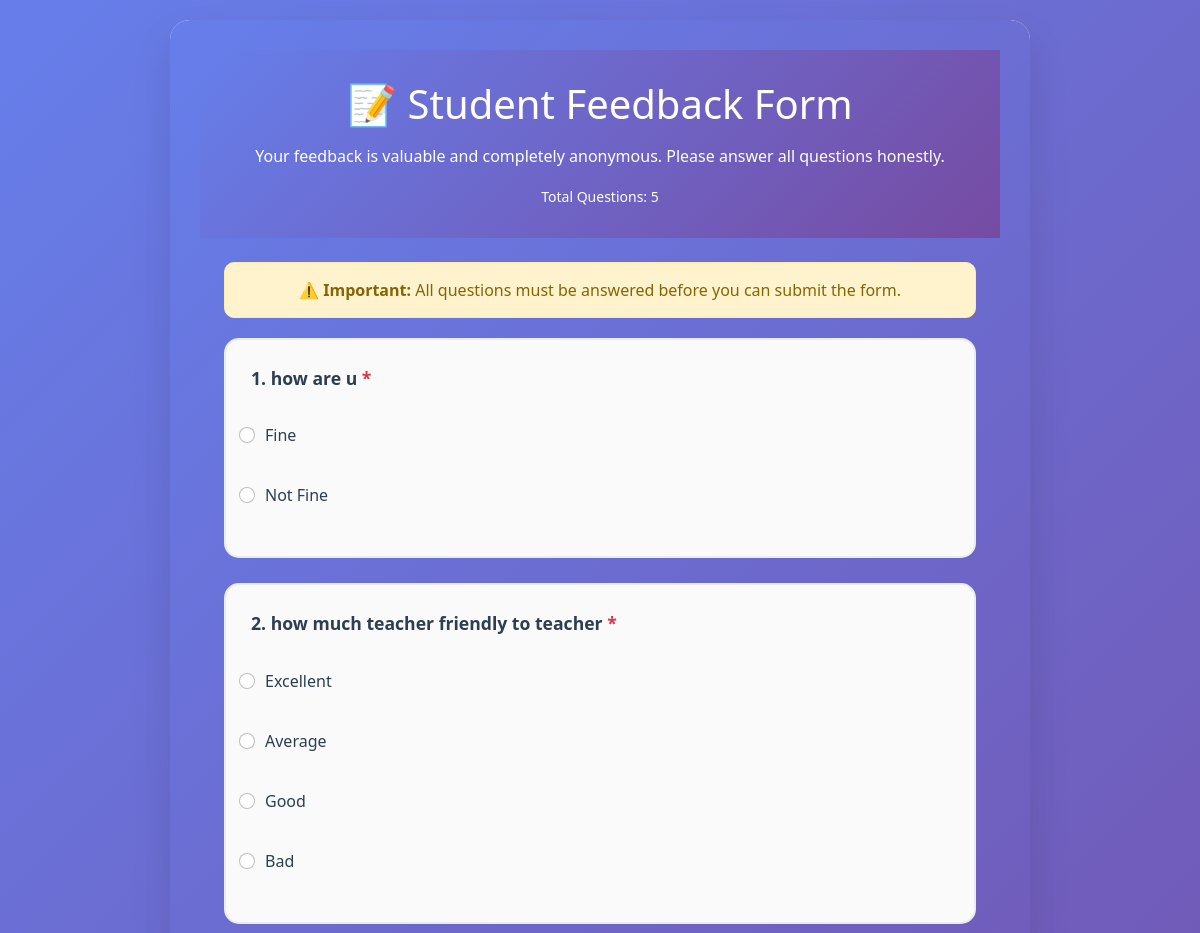
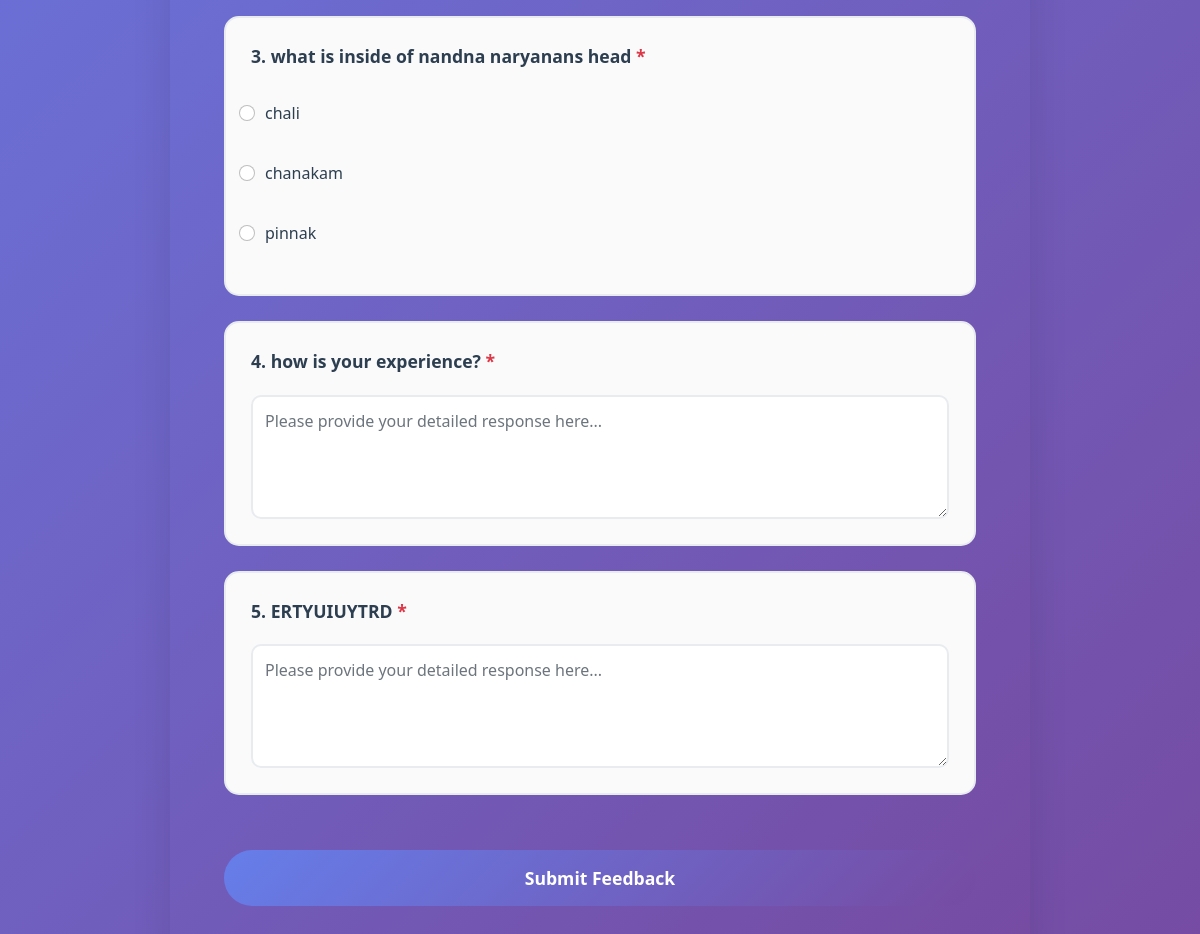
The page /student-feedback/ on the database its author committed (2 pictures, top to bottom).
### feedback_app/models.py (models this page shows, shortened)
class FeedbackQuestion(models.Model):
    q_id = models.AutoField(primary_key=True)
    q_desc = models.TextField()
    q_type = models.CharField(max_length=20)  # e.g., 'MCQ' or 'DESC'
    active = models.BooleanField(default=True)

class FeedbackQOption(models.Model):
    q = models.ForeignKey(FeedbackQuestion, on_delete=models.CASCADE)
    ans_id = models.CharField(max_length=10)  # Custom ID (not necessary for options)
    answer = models.CharField(max_length=200)  # The text of the option (e.g., "Excellent")

### feedback_app/views.py (the view)
# urls.py: path('student-feedback/', views.student_feedback_form, name='student_feedback_form'),
def student_feedback_form(request):
    questions = FeedbackQuestion.objects.filter(active=True).order_by('q_id')
    if 'student_feedback_session' not in request.session:
        request.session['student_feedback_session'] = str(uuid.uuid4())
    mcq_questions = []
    desc_questions = []
    for question in questions:
        if question.q_type == 'MCQ':
            options = FeedbackQOption.objects.filter(q=question).order_by('ans_id')
            mcq_questions.append({
                'question': question,
                'options': options
            })
        elif question.q_type == 'DESC':
            desc_questions.append(question)
    context = {
        'mcq_questions': mcq_questions,
        'desc_questions': desc_questions,
        'session_id': request.session['student_feedback_session'],
        'total_questions': questions.count()
    }
    return render(request, 'feedback_form.html', context)

### feedback_app/context_processors.py (called while the page is built)
def is_admin(request):
    user = request.user
    return {'is_admin': user.is_superuser or user.groups.filter(name='admin').exists()}

def is_hod(request):
    return {'is_hod': request.user.groups.filter(name='hod').exists()}

def is_teacher(request):
    return {'is_teacher': request.user.groups.filter(name='teacher').exists()}

### templates/feedback_form.html (shortened to what this page needs)
<!DOCTYPE html>
<html lang="en">
<head>
    <link href="https://cdn.jsdelivr.net/npm/bootstrap@5.1.3/dist/css/bootstrap.min.css" rel="stylesheet">
</head>
<body>
    <div class="feedback-container">
        <div class="feedback-card">
            <div class="header">
                <div class="header">
                    <h1 class="mb-3">📝 Student Feedback Form</h1>
                    <p class="mb-0">Your feedback is valuable and completely anonymous. Please answer all questions
                        honestly.</p>
                    <div class="mt-3">
                        <small>Total Questions: {{ total_questions }}</small>
                    </div>
                </div>
            <div class="p-4">
                <div class="required-note">
                    <strong>⚠️ Important:</strong> All questions must be answered before you can submit the form.
                </div>
                <form id="feedbackForm">
                    {% for mcq in mcq_questions %}
                    <div class="question-card" data-question-id="{{ mcq.question.q_id }}" data-question-type="MCQ">
                        <div class="question-text">
                            {{ forloop.counter }}. {{ mcq.question.q_desc }}
                            <span class="text-danger">*</span>
                        </div>
                        {% for option in mcq.options %}
                        <div class="form-check">
                            <input class="form-check-input" type="radio"
                                id="q{{ mcq.question.q_id }}_opt{{ option.id }}" name="question_{{ mcq.question.q_id }}"
                                value="{{ option.id }}">
                            <label class="form-check-label" for="q{{ mcq.question.q_id }}_opt{{ option.id }}">
                                {{ option.answer }}
                            </label>
                        </div>
                        {% endfor %}
                    </div>
                    {% endfor %}
                    {% for desc_question in desc_questions %}
                    <div class="question-card" data-question-id="{{ desc_question.q_id }}" data-question-type="DESC">
                        <div class="question-text">
                            {% with mcq_count=mcq_questions|length %}
                            {{ mcq_count|add:forloop.counter }}. {{ desc_question.q_desc }}
                            {% endwith %}
                            <span class="text-danger">*</span>
                        </div>
                        <textarea name="question_{{ desc_question.q_id }}" class="form-control" rows="4"
                            data-question-id="{{ desc_question.q_id }}"
                            placeholder="Please provide your detailed response here..."></textarea>
                    </div>
                    {% endfor %}
                    <button type="submit" class="btn submit-btn" id="submitBtn">
                        Submit Feedback
                    </button>
                </form>
            </div>
        </div>
    </div>
</body>
</html>
</body>
</html>

### templates/feedback_form.html (style rules this page uses)
body { background: linear-gradient(135deg, #667eea 0%, #764ba2 100%); min-height: 100vh; font-family: 'Segoe UI', Tahoma, Geneva, Verdana, sans-serif; }
.feedback-container { max-width: 900px; margin: 0 auto; padding: 20px; }
.feedback-card { background: rgba(255, 255, 255, 0.95); border-radius: 20px; box-shadow: 0 20px 40px rgba(0, 0, 0, 0.1); backdrop-filter: blur(10px); overflow: hidden; }
.header { background: linear-gradient(135deg, #667eea 0%, #764ba2 100%); color: white; padding: 30px; text-align: center; }
.question-card { margin-bottom: 25px; padding: 25px; border: 2px solid #e9ecef; border-radius: 15px; background: #fafafa; transition: all 0.3s ease; }
.question-text { font-weight: 600; margin-bottom: 20px; color: #2c3e50; font-size: 1.1rem; }
.form-check { margin: 12px 0; padding: 12px; border-radius: 8px; transition: background-color 0.2s ease; display: flex; align-items: flex-start; gap: 10px; text-align: left; }
.form-control { border-radius: 10px; border: 2px solid #e9ecef; padding: 12px; font-size: 1rem; transition: border-color 0.3s ease; }
.submit-btn { background: linear-gradient(135deg, #667eea 0%, #764ba2 100%); border: none; padding: 15px 40px; border-radius: 50px; color: white; font-size: 1.1rem; font-weight: 600; width: 100%; margin-top: 30px; transition: all 0.3s ease; }
.required-note { background: #fff3cd; border: 1px solid #ffeaa7; border-radius: 10px; padding: 15px; margin-bottom: 20px; text-align: center; color: #856404; }
.form-check-label { color: #2c3e50; font-weight: 500; font-size: 1rem; }
.question-text { text-align: left; }

### rows shown on the page
FeedbackQuestion: question.q_desc "how are u"
FeedbackQOption: answer "Fine"
FeedbackQOption: answer "Not Fine"
FeedbackQuestion: question.q_desc "how much teacher friendly to teacher"
FeedbackQOption: answer "Excellent"
FeedbackQOption: answer "Average"
FeedbackQOption: answer "Good"
FeedbackQOption: answer "Bad"
FeedbackQuestion: question.q_desc "what is inside of nandna naryanans head"
FeedbackQOption: answer "chali"
FeedbackQOption: answer "chanakam"
FeedbackQOption: answer "pinnak"
FeedbackQuestion: counter "4", q_desc "how is your experience?", q_id "Please provide your detailed response here..."
FeedbackQuestion: counter "5", q_desc "ERTYUIUYTRD", q_id "Please provide your detailed response here..."

### other values the page prints
{{ total_questions }} "5"
